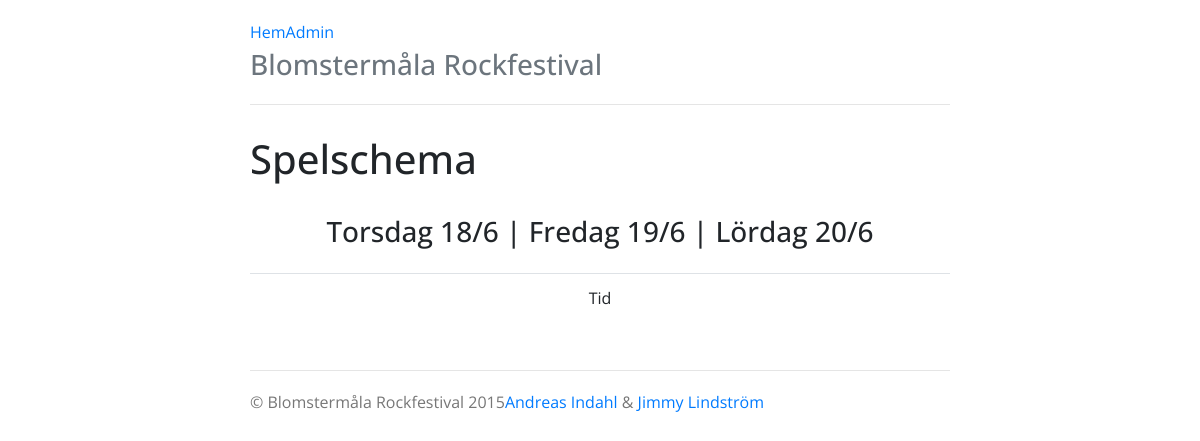
/spelschema.php, run on an earlier commit of the app's database.
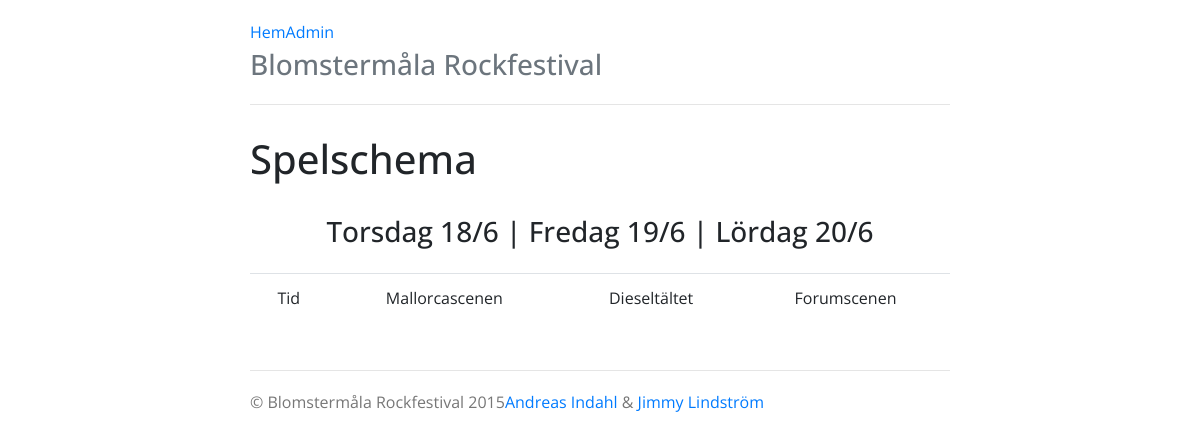
And on a later commit of the database.
### tables this page shows
CREATE TABLE IF NOT EXISTS `scen` (
  `id` int(11) NOT NULL AUTO_INCREMENT,
  `namn` varchar(50) NOT NULL,
  `kapacitet` int(11) NOT NULL,
  PRIMARY KEY (`id`)
);

### lib/classes/Database.php (called while the page is built, shortened)
<?php
	class Database {
		private $pdo, $error = false, $query, $count, $result;
		private static $instance;
		private function __construct() {
			$this->pdo = new PDO(
				'mysql:host=localhost;dbname=rockfestival',
				'root',
				'',
				array(PDO::MYSQL_ATTR_INIT_COMMAND => 'SET NAMES utf8')
			);
		}
		public static function getInstance() {
			if (!isset(self::$instance)) {
				self::$instance = new Database();
			}
			return self::$instance;
		}
		public function query($sql, $params = array()) {
			if($this->query = $this->pdo->prepare($sql)) {
				if($this->query->execute()){
					$this->result = $this->query->fetchAll(PDO::FETCH_OBJ);
				}else{
					$this->error = true;
				}
			}
			return $this;
		}
		public function result() {
			return $this->result;
		}
	}

### spelschema.php (the view, shortened to what this page needs)
<?php
	include 'includes/header.php';
	$db = Database::getInstance();
	$scener = $db->query("SELECT * FROM scen")->result();
?>
	<h1>Spelschema</h1>
	<br>
	<h3 class="center">Torsdag 18/6 | Fredag 19/6 | Lördag 20/6</h3>
	<br>
	<table class="table table-striped center">
		<thead>
			<tr>
				<td>Tid</td>
				<?php
					foreach ($scener as $scen) {
						echo '<td>' . $scen->namn . '</td>';
					}
				?>
			</tr>
		</thead>
	</table>
	<br>
	<br>
<?php include 'includes/footer.php'; ?>

### includes/header.php (shortened to what this page needs)
<!doctype html>
<html lang="sv">
<head>
	<link rel="stylesheet" type="text/css" href="bower_components/bootstrap/dist/css/bootstrap.css">
	<link rel="stylesheet" type="text/css" href="css/jumbotron-narrow.css">
	<link rel="stylesheet" type="text/css" href="css/custom.css">
</head>
<body>
	<div class="container">
      <div class="header clearfix">
        <nav>
          <ul class="nav nav-pills pull-right">
            <li role="presentation" class="active"><a href="index.php">Hem</a></li>
            <li role="presentation"><a href="admin.php">Admin</a></li>
          </ul>
        </nav>
        <h3 class="text-muted">Blomstermåla Rockfestival</h3>
      </div>

### includes/footer.php (shortened to what this page needs)
      <footer class="footer">
        <p>&copy; Blomstermåla Rockfestival <?php echo date('Y', time()); ?><span class="pull-right"><a href="http://github.com/andreasindahl">Andreas Indahl</a> &amp; <a href="http://github.com/JimmyLindstrom">Jimmy Lindström</a></span></p>
      </footer>
    </div>
</body>
</html>

### css/jumbotron-narrow.css (style rules this page uses)
body { padding-top: 20px; padding-bottom: 20px; }
.header, .marketing, .footer { padding-right: 15px; padding-left: 15px; }
.header { padding-bottom: 20px; border-bottom: 1px solid #e5e5e5; }
.header h3 { margin-top: 0; margin-bottom: 0; line-height: 40px; }
.footer { padding-top: 19px; color: #777; border-top: 1px solid #e5e5e5; }
@media (min-width: 768px) { .container { max-width: 730px; } }
@media screen and (min-width: 768px) { .header, .marketing, .footer { padding-right: 0; padding-left: 0; } }
@media screen and (min-width: 768px) { .header { margin-bottom: 30px; } }

### css/custom.css (style rules this page uses)
body { font-family: 'Open Sans', sans-serif; }
.center { text-align: center; margin: 0 auto; }

What changed in the data, as far as the page shows it:
added scen: namn "Mallorcascenen"
added scen: namn "Dieseltältet"
added scen: namn "Forumscenen"
